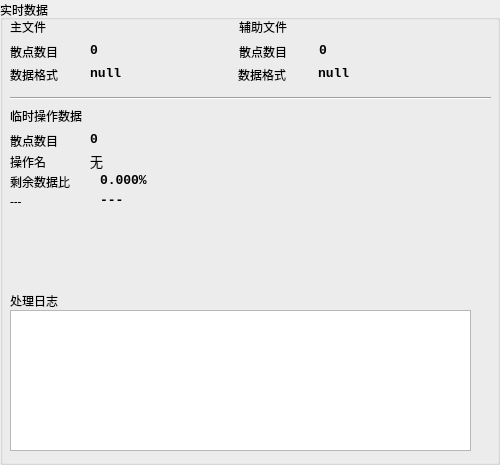
       <widget class="QGroupBox" name="groupBox_2">
        <property name="minimumSize">
         <size>
          <width>500</width>
          <height>465</height>
         </size>
        </property>
        <property name="title">
         <string>实时数据</string>
        </property>
        <widget class="QLabel" name="label">
         <property name="geometry">
          <rect>
           <x>10</x>
           <y>41</y>
           <width>71</width>
           <height>21</height>
          </rect>
         </property>
         <property name="font">
          <font>
           <family>黑体</family>
          </font>
         </property>
         <property name="text">
          <string>散点数目</string>
         </property>
        </widget>
        <widget class="QLabel" name="TotalDots">
         <property name="geometry">
          <rect>
           <x>90</x>
           <y>40</y>
           <width>131</width>
           <height>21</height>
          </rect>
         </property>
         <property name="font">
          <font>
           <family>Consolas</family>
           <pointsize>10</pointsize>
           <weight>75</weight>
           <bold>true</bold>
          </font>
         </property>
         <property name="text">
          <string>0</string>
         </property>
        </widget>
        <widget class="QLabel" name="label_2">
         <property name="geometry">
          <rect>
           <x>10</x>
           <y>64</y>
           <width>71</width>
           <height>21</height>
          </rect>
         </property>
         <property name="font">
          <font>
           <family>黑体</family>
          </font>
         </property>
         <property name="text">
          <string>数据格式</string>
         </property>
        </widget>
        <widget class="QLabel" name="FileType">
         <property name="geometry">
          <rect>
           <x>90</x>
           <y>63</y>
           <width>131</width>
           <height>21</height>
          </rect>
         </property>
         <property name="font">
          <font>
           <family>Consolas</family>
           <pointsize>10</pointsize>
           <weight>75</weight>
           <bold>true</bold>
          </font>
         </property>
         <property name="text">
          <string>null</string>
         </property>
        </widget>
        <widget class="QPlainTextEdit" name="LogWindow">
         <property name="geometry">
          <rect>
           <x>10</x>
           <y>310</y>
           <width>461</width>
           <height>141</height>
          </rect>
         </property>
         <property name="font">
          <font>
           <family>黑体</family>
          </font>
         </property>
        </widget>
        <widget class="QLabel" name="label_4">
         <property name="geometry">
          <rect>
           <x>10</x>
           <y>290</y>
           <width>101</width>
           <height>21</height>
          </rect>
         </property>
         <property name="font">
          <font>
           <family>黑体</family>
          </font>
         </property>
         <property name="text">
          <string>处理日志</string>
         </property>
        </widget>
        <widget class="QLabel" name="label_5">
         <property name="geometry">
          <rect>
           <x>10</x>
           <y>17</y>
           <width>101</width>
           <height>20</height>
          </rect>
         </property>
         <property name="font">
          <font>
           <family>黑体</family>
          </font>
         </property>
         <property name="text">
          <string>主文件</string>
         </property>
        </widget>
        <widget class="QLabel" name="FileType_2">
         <property name="geometry">
          <rect>
           <x>318</x>
           <y>63</y>
           <width>131</width>
           <height>21</height>
          </rect>
         </property>
         <property name="font">
          <font>
           <family>Consolas</family>
           <pointsize>10</pointsize>
           <weight>75</weight>
           <bold>true</bold>
          </font>
         </property>
         <property name="text">
          <string>null</string>
         </property>
        </widget>
        <widget class="QLabel" name="label_6">
         <property name="geometry">
          <rect>
           <x>239</x>
           <y>41</y>
           <width>71</width>
           <height>21</height>
          </rect>
         </property>
         <property name="font">
          <font>
           <family>黑体</family>
          </font>
         </property>
         <property name="text">
          <string>散点数目</string>
         </property>
        </widget>
        <widget class="QLabel" name="label_7">
         <property name="geometry">
          <rect>
           <x>239</x>
           <y>17</y>
           <width>101</width>
           <height>20</height>
          </rect>
         </property>
         <property name="font">
          <font>
           <family>黑体</family>
          </font>
         </property>
         <property name="text">
          <string>辅助文件</string>
         </property>
        </widget>
        <widget class="QLabel" name="label_8">
         <property name="geometry">
          <rect>
           <x>238</x>
           <y>64</y>
           <width>71</width>
           <height>21</height>
          </rect>
         </property>
         <property name="font">
          <font>
           <family>黑体</family>
          </font>
         </property>
         <property name="text">
          <string>数据格式</string>
         </property>
        </widget>
        <widget class="QLabel" name="TotalDots_2">
         <property name="geometry">
          <rect>
           <x>319</x>
           <y>40</y>
           <width>131</width>
           <height>21</height>
          </rect>
         </property>
         <property name="font">
          <font>
           <family>Consolas</family>
           <pointsize>10</pointsize>
           <weight>75</weight>
           <bold>true</bold>
          </font>
         </property>
         <property name="text">
          <string>0</string>
         </property>
        </widget>
        <widget class="Line" name="line">
         <property name="geometry">
          <rect>
           <x>10</x>
           <y>90</y>
           <width>481</width>
           <height>16</height>
          </rect>
         </property>
         <property name="orientation">
          <enum>Qt::Horizontal</enum>
         </property>
        </widget>
        <widget class="QLabel" name="label_3">
         <property name="geometry">
          <rect>
           <x>10</x>
           <y>130</y>
           <width>71</width>
           <height>21</height>
          </rect>
         </property>
         <property name="font">
          <font>
           <family>黑体</family>
          </font>
         </property>
         <property name="text">
          <string>散点数目</string>
         </property>
        </widget>
        <widget class="QLabel" name="label_9">
         <property name="geometry">
          <rect>
           <x>10</x>
           <y>106</y>
           <width>101</width>
           <height>20</height>
          </rect>
         </property>
         <property name="font">
          <font>
           <family>黑体</family>
          </font>
         </property>
         <property name="text">
          <string>临时操作数据</string>
         </property>
        </widget>
        <widget class="QLabel" name="TotalDots_T">
         <property name="geometry">
          <rect>
           <x>90</x>
           <y>129</y>
           <width>131</width>
           <height>21</height>
          </rect>
         </property>
         <property name="font">
          <font>
           <family>Consolas</family>
           <pointsize>10</pointsize>
           <weight>75</weight>
           <bold>true</bold>
          </font>
         </property>
         <property name="text">
          <string>0</string>
         </property>
        </widget>
        <widget class="QLabel" name="label_10">
         <property name="geometry">
          <rect>
           <x>10</x>
           <y>151</y>
           <width>71</width>
           <height>21</height>
          </rect>
         </property>
         <property name="font">
          <font>
           <family>黑体</family>
          </font>
         </property>
         <property name="text">
          <string>操作名</string>
         </property>
        </widget>
        <widget class="QLabel" name="TempOperationName">
         <property name="geometry">
          <rect>
           <x>90</x>
           <y>150</y>
           <width>131</width>
           <height>21</height>
          </rect>
         </property>
         <property name="font">
          <font>
           <family>黑体</family>
           <pointsize>10</pointsize>
           <weight>50</weight>
           <bold>false</bold>
          </font>
         </property>
         <property name="text">
          <string>无</string>
         </property>
        </widget>
        <widget class="QLabel" name="label_11">
         <property name="geometry">
          <rect>
           <x>10</x>
           <y>171</y>
           <width>81</width>
           <height>21</height>
          </rect>
         </property>
         <property name="font">
          <font>
           <family>黑体</family>
          </font>
         </property>
         <property name="text">
          <string>剩余数据比</string>
         </property>
        </widget>
        <widget class="QLabel" name="TotalDots_rma1">
         <property name="geometry">
          <rect>
           <x>100</x>
           <y>170</y>
           <width>131</width>
           <height>21</height>
          </rect>
         </property>
         <property name="font">
          <font>
           <family>Consolas</family>
           <pointsize>10</pointsize>
           <weight>75</weight>
           <bold>true</bold>
          </font>
         </property>
         <property name="text">
          <string>0.000%</string>
         </property>
        </widget>
        <widget class="QLabel" name="label_12">
         <property name="geometry">
          <rect>
           <x>10</x>
           <y>191</y>
           <width>81</width>
           <height>21</height>
          </rect>
         </property>
         <property name="font">
          <font>
           <family>黑体</family>
          </font>
         </property>
         <property name="text">
          <string>---</string>
         </property>
        </widget>
        <widget class="QLabel" name="TotalDots_rma2">
         <property name="geometry">
          <rect>
           <x>100</x>
           <y>190</y>
           <width>131</width>
           <height>21</height>
          </rect>
         </property>
         <property name="font">
          <font>
           <family>Consolas</family>
           <pointsize>10</pointsize>
           <weight>75</weight>
           <bold>true</bold>
          </font>
         </property>
         <property name="text">
          <string>---</string>
         </property>
        </widget>
       </widget>
